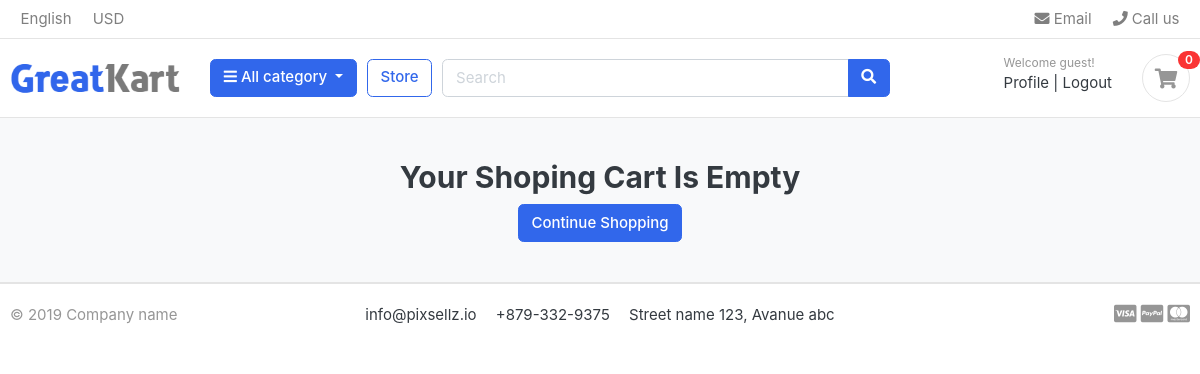
/cart/ (signed in), run on an earlier commit of the app's database.
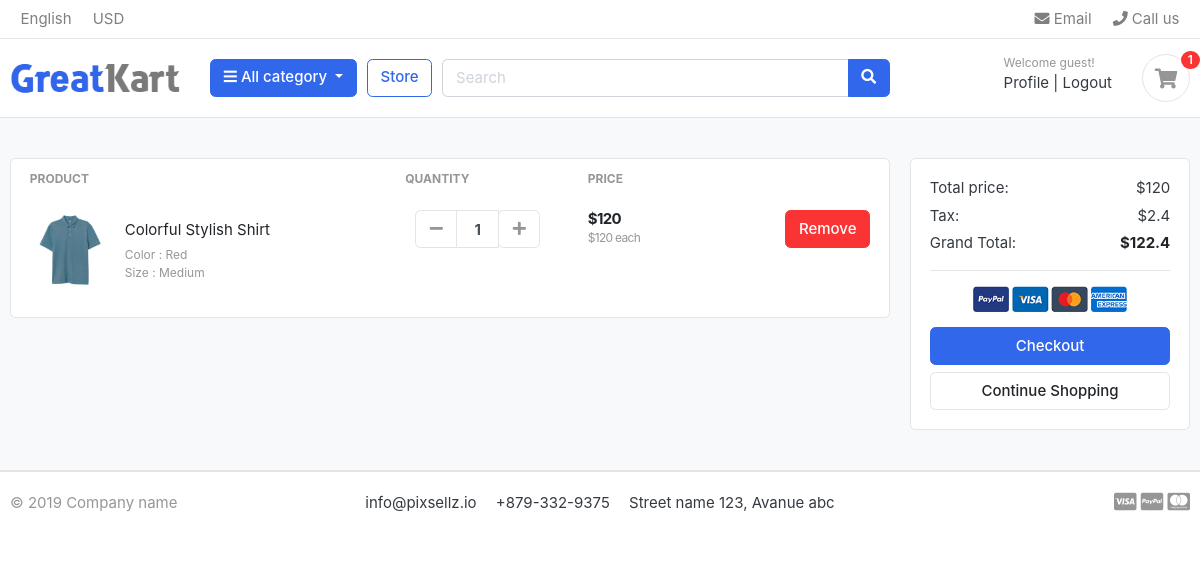
And on a later commit of the database.
### carts/models.py (models this page shows, shortened)
class CartItem(models.Model):
    user = models.ForeignKey(User, on_delete=models.CASCADE , null=True)
    product = models.ForeignKey("store.Product", on_delete=models.CASCADE)
    cart = models.ForeignKey(Cart, on_delete=models.CASCADE , null=True)
    variations = models.ManyToManyField("store.Variation",blank=True)
    quantity = models.IntegerField()
    is_active = models.BooleanField(default=True)
    def sub_total(self):
        return self.product.price * self.quantity

### store/models.py (models this page shows, shortened)
class Product(models.Model):
    name = models.CharField( max_length=50 , unique=True)
    slug = models.SlugField(max_length=50 , unique=True)
    description = models.TextField( max_length=2000 , blank=True)
    image = models.ImageField( upload_to='product_img')
    price = models.IntegerField()
    stock = models.IntegerField()
    is_available = models.BooleanField(default=True)
    category = models.ForeignKey("category.Category", verbose_name=("category product"), on_delete=models.CASCADE)
    created_at = models.DateTimeField(auto_now_add=True)
    modified_date = models.DateField( auto_now=True)
    def get_absolute_url(self):
        return reverse("store:product_detail", args=[self.category.slug ,self.slug])

class Variation(models.Model):
    product = models.ForeignKey(Product,  on_delete=models.CASCADE)
    variation_category = models.CharField( max_length=200 , choices=variation_category_choice)
    variation_value = models.CharField( max_length=200 )
    is_active = models.BooleanField(default=True)
    created_at = models.DateTimeField(  auto_now_add=True)
    objects = VariationManager()

### carts/views.py (the view)
# urls.py: path('', carts ,name = 'cart'),
@login_required(login_url='login')
def carts(request ,total=0 ,quantity=0,cart_items=None ):
    try :
        tax = 0
        grand_total=0
        if request.user.is_authenticated:
          cart_items = CartItem.objects.filter(user=request.user, is_active=True)
        else :
            cart = Cart.objects.get(cart_id = _cart_id(request))
            cart_items = CartItem.objects.filter(cart=cart , is_active=True)
        for cart_item in cart_items:
            total += (cart_item.product.price * cart_item.quantity)
            quantity += cart_item.quantity
        tax = (2 * total)/100
        grand_total = total+tax
    except Cart.DoesNotExist:
        pass
    context = {'total':total,
               'quantity':quantity ,
               'cart_items':cart_items,
               'tax' : tax ,
               'grand_total':grand_total,
               }
    return render(request , 'carts/cart.html',context)

### carts/context_processors.py (called while the page is built)
def counter(request):
    cart_count = 0
    if 'admin' in request.path:
        return{}
    else :
        try :
            cart = Cart.objects.filter(cart_id=_cart_id(request))
            if request.user.is_authenticated:
                cart_items = CartItem.objects.all().filter(user=request.user)
            else :
                cart_items = CartItem.objects.all().filter(cart=cart[:1])
            for cart_item in cart_items:
                cart_count+=cart_item.quantity
        except Cart.DoesNotExist:
            cart_count=0
    return dict(cart_count=cart_count)

### carts/views.py (called while the page is built)
def _cart_id(request):
    cart = request.session.session_key
    if not cart:
        cart = request.session.create()
    return cart

### category/context_processor.py (called while the page is built)
def menu_links(request):
    links = Category.objects.all()
    return dict(links=links)

### category/models.py (called while the page is built)
    def get_url(self):
        return reverse('store:product_by_category',args=[self.slug])

    def __str__(self):
        return str(self.name)

### carts/templates/carts/cart.html (shortened to what this page needs)
{% extends 'base.html' %}
{% load static %}
{% block body %}
<section class="section-content padding-y bg">
	<div class="container">
		{% if not cart_items %}
		<h2 class="text-center">Your Shoping Cart Is Empty</h2>
		<div class="text-center">
			<a href="{% url 'store:store'%}" class="btn btn-primary">Continue Shopping</a>
		</div>
		{% else %}
		<div class="row">
			<aside class="col-lg-9">
				<div class="card">
					<table class="table table-borderless table-shopping-cart">
						<thead class="text-muted">
							<tr class="small text-uppercase">
								<th scope="col">Product</th>
								<th scope="col" width="120">Quantity</th>
								<th scope="col" width="120">Price</th>
								<th scope="col" class="text-right" width="200"> </th>
							</tr>
						</thead>
						<tbody>
							{% for cart_item in cart_items %}
							<tr>
								<td>
									<figure class="itemside align-items-center">
										<div class="aside"><img src="{{cart_item.product.image.url}}" class="img-sm">
										</div>
										<figcaption class="info">
											<a href="{{cart_item.product.get_absolute_url}}"
												class="title text-dark">{{cart_item.product.name}}</a>
											<p class="text-muted small">
												{% if cart_item.variations.all %}
												{% for item in cart_item.variations.all  %}
												{{item.variation_category|capfirst}} :
												{{item.variation_value|capfirst}}<br>
												{% endfor %}
												{% endif %}
											</p>
										</figcaption>
									</figure>
								</td>
								<td>
									<div class="col">
										<div class="input-group input-spinner">
											<div class="input-group-prepend">
												<a href="{% url 'carts:remove_cart' cart_item.product.id cart_item.id %}"
													class="btn btn-light" type="button" id="button-plus"> <i
														class="fa fa-minus"></i> </a>
											</div>
											<input type="text" class="form-control" value="{{cart_item.quantity}}">
											<div class="input-group-append">
												<form action="{% url 'carts:add_cart' cart_item.product.id %}"
													method="POST">
													<button class="btn btn-light" type="submit" id="button-minus"> <i
															class="fa fa-plus"></i> </button>
												</form>
											</div>
										</div>
									</div>
								</td>
								<td>
									<div class="price-wrap">
										<var class="price">${{cart_item.sub_total}}</var>
										<small class="text-muted"> ${{cart_item.product.price}} each </small>
									</div>
								</td>
								<td class="text-right">
									<a href="{% url 'carts:remove_cart_item' cart_item.product.id cart_item.id%}" onclick="return confirm('Are You Sure You Want To Delete This Item ?')"
										class="btn btn-danger"> Remove</a>
								</td>
							</tr>
							{% endfor %}
						</tbody>
					</table>
				</div>
			</aside>
			<aside class="col-lg-3">
				<div class="card">
					<div class="card-body">
						<dl class="dlist-align">
							<dt>Total price:</dt>
							<dd class="text-right">${{total}}</dd>
						</dl>
						<dl class="dlist-align">
							<dt>Tax:</dt>
							<dd class="text-right"> ${{tax}}</dd>
						</dl>
						<dl class="dlist-align">
							<dt>Grand Total:</dt>
							<dd class="text-right text-dark b"><strong>${{grand_total}}</strong></dd>
						</dl>
						<hr>
						<p class="text-center mb-3">
							<img src="{% static './images/misc/payments.png'%}" height="26">
						</p>
						<a href="{% url 'carts:checkout'%}" class="btn btn-primary btn-block"> Checkout </a>
						<a href="{% url 'store:store'%}" class="btn btn-light btn-block">Continue Shopping</a>
					</div>
				</div>
			</aside>
		</div>
		{% endif %}
	</div>
</section>
{% endblock body %}

What changed in the data, as far as the page shows it:
added CartItem: product.image (picture), product.name "Colorful Stylish Shirt", quantity "1", sub_total "120", product.price "120"
now on this page (row unchanged): Variation: variation_category "Color", variation_value "Red"
now on this page (row unchanged): Variation: variation_category "Size", variation_value "Medium"
Also different on the page:
{{ cart_count }}: "0" → "1"
{{ total }}: (not shown) → "120"
{{ tax }}: (not shown) → "2.4"
{{ grand_total }}: (not shown) → "122.4"
text no longer shown: "Your Shoping Cart Is Empty"
text now shown: "PRODUCT QUANTITY PRICE Total price: $ Tax: $ Grand Total: $ Checkout"
